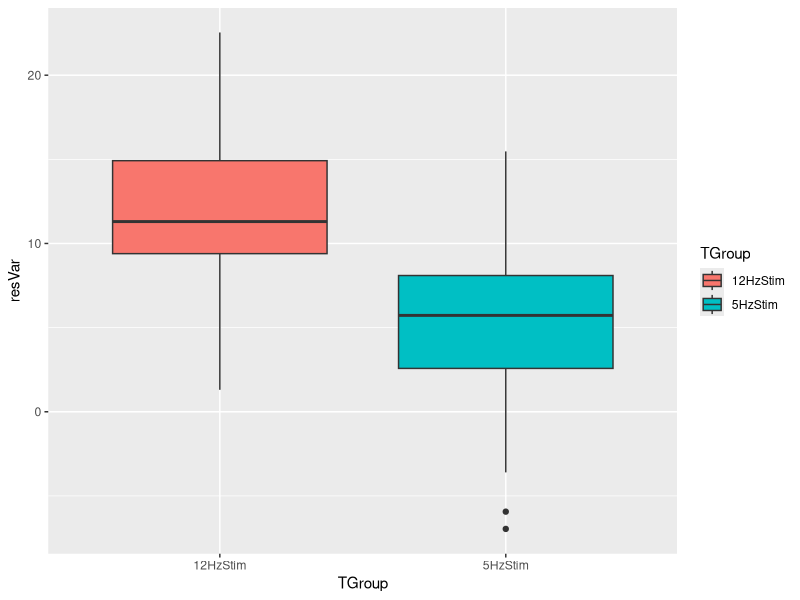

The R script that drew this image:
## ---- chunk 1
library(ggplot2)
nGroup <- 2 # number of treatment groups
nName <- c("5HzStim","12HzStim") # names of groups
nSize <- c(61,61) # number of observations in each group
nMean <- c(5,12) # mean of each group
nSD <- c(5,5) # standardd deviation of each group
## ---- chunk 2
ID <- 1:(sum(nSize)) # id vector for each row
resVar <- c(rnorm(n=nSize[1],mean=nMean[1],sd=nSD[1]),
            rnorm(n=nSize[2],mean=nMean[2],sd=nSD[2]))
TGroup <- rep(nName,nSize)
ANOdata <- data.frame(ID,TGroup,resVar)
ANOmodel <- aov(resVar~TGroup,data=ANOdata)
print(ANOmodel)
print(summary(ANOmodel))
## ---- chunk 3
ANOPlot <- ggplot(data=ANOdata,aes(x=TGroup,y=resVar,fill=TGroup)) +
           geom_boxplot()
print(ANOPlot)
## ---- chunk 4
count <- 1
repeat {
resVar <- c(rnorm(n=nSize[1],mean=nMean[1],sd=nSD[1]),
            rnorm(n=nSize[2],mean=nMean[2],sd=nSD[2]))
TGroup <- rep(nName,nSize)
ANOdata <- data.frame(ID,TGroup,resVar)
ANOmodel <- aov(resVar~TGroup,data=ANOdata)
print(summary(ANOmodel)[[1]][["Pr(>F)"]]) # p-value
count <- count + 1
if(count > 7) {
  break
}
}

## ---- chunk 5
count <- 1
repeat {
nMean <- c(5,6.3)
resVar <- c(rnorm(n=nSize[1],mean=nMean[1],sd=nSD[1]),
            rnorm(n=nSize[2],mean=nMean[2],sd=nSD[2]))
TGroup <- rep(nName,nSize)
ANOdata <- data.frame(ID,TGroup,resVar)
ANOmodel <- aov(resVar~TGroup,data=ANOdata)
print(summary(ANOmodel)[[1]][["Pr(>F)"]]) # p-value
count <- count + 1
if(count > 7) {
  break
}
}

## ---- chunk 6
count <- 1
repeat {
nSize <- c(7,7) # minimum sample size for each group=5
ID <- 1:(sum(nSize))
resVar <- c(rnorm(n=nSize[1],mean=nMean[1],sd=nSD[1]),
            rnorm(n=nSize[2],mean=nMean[2],sd=nSD[2]))
TGroup <- rep(nName,nSize)
ANOdata <- data.frame(ID,TGroup,resVar)
ANOmodel <- aov(resVar~TGroup,data=ANOdata)
print(summary(ANOmodel)[[1]][["Pr(>F)"]]) # p-value
count <- count + 1
if(count > 7) {
  break
}
}

